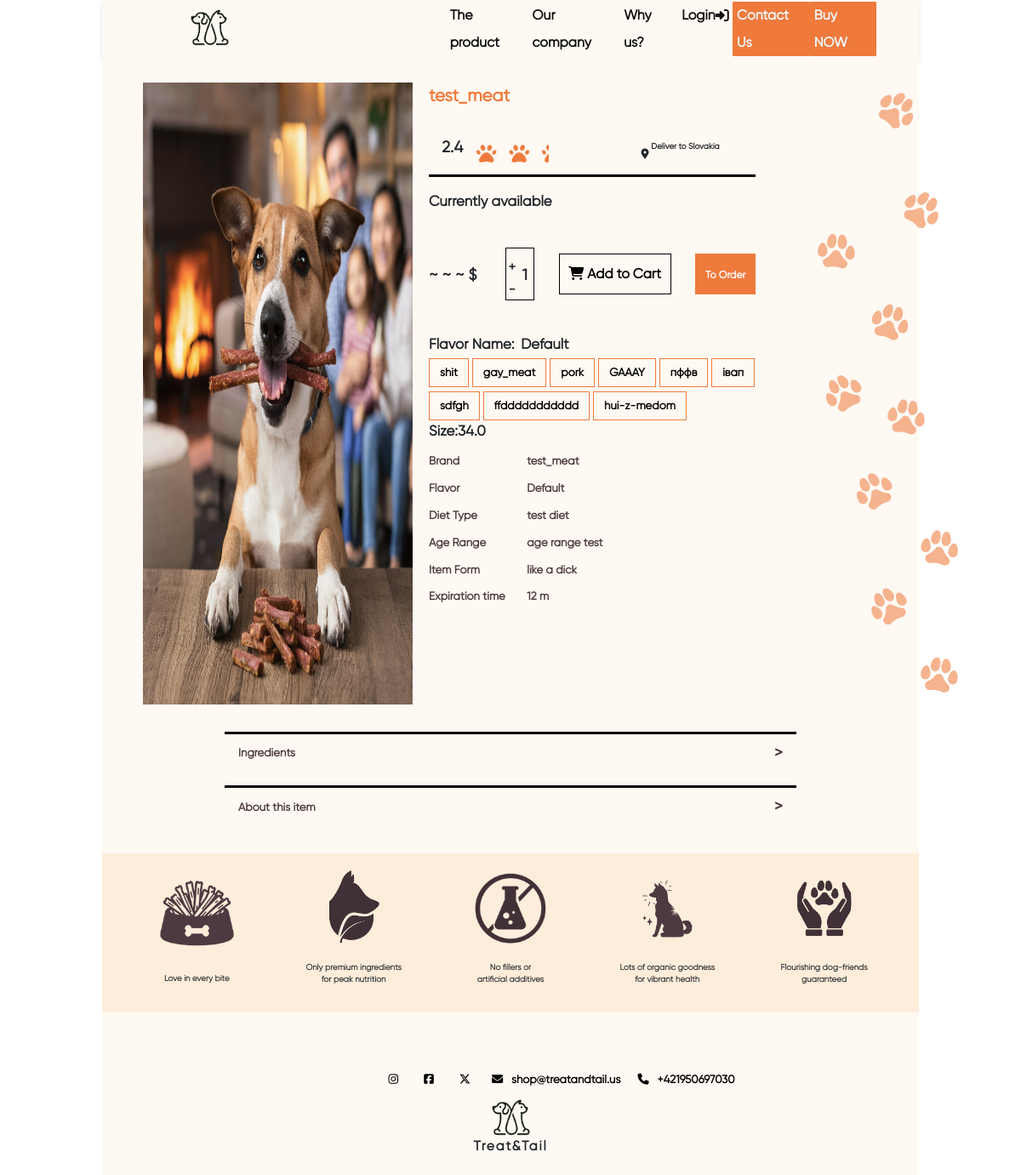
Page /products/test-meat/ on the committed database.
### shop/models.py (models this page shows, shortened)
class Product(models.Model):
    name = models.CharField(max_length=255, verbose_name="Product Name")
    name_eng = models.CharField(max_length=255, verbose_name="Product Name (English)", blank=True, null=True)
    description = models.TextField(verbose_name="Description", blank=True, null=True)
    ingredients = models.TextField(verbose_name="Ingredients", blank=True, null=True)
    slug = models.SlugField(unique=True)
    article = models.CharField(max_length=50, verbose_name="Article")
    image = models.ImageField(upload_to="products/", verbose_name="Product Image", blank=True, null=True)
    aviable_num = models.IntegerField(verbose_name="Available Quantity", default=0)
    weight = models.FloatField(verbose_name="Weight (kg)", blank=True, null=True)
    sale = models.IntegerField(verbose_name="Discount Percentage", blank=True, null=True)
    diet_type = models.CharField(max_length=100, verbose_name="Diet Type", blank=True, null=True)
    age_range = models.CharField(max_length=100, verbose_name="Age Range", blank=True, null=True)
    item_form = models.CharField(max_length=50, verbose_name="Item Form", blank=True, null=True)
    width = models.FloatField(verbose_name="Width (cm)", blank=True, null=True)
    height = models.FloatField(verbose_name="Height (cm)", blank=True, null=True)
    expiration_months = models.IntegerField(verbose_name="Months to Expiration", blank=True, null=True)
    tags = models.ManyToManyField("Tag", verbose_name="Tags", blank=True)
    created_at = models.DateTimeField(auto_now_add=True, verbose_name="Created At")
    updated_at = models.DateTimeField(auto_now=True, verbose_name="Updated At")
    rating = models.DecimalField(
        max_digits=3,
        decimal_places=1,
        null=True,
        blank=True,
        verbose_name="Rating (0-5)")
    class Meta:
        verbose_name = "Product"
        verbose_name_plural = "Products"

class ProductFlavor(models.Model):
    product = models.ForeignKey(Product, on_delete=models.CASCADE, related_name="flavors", verbose_name="Product")
    flavor_name = models.CharField(max_length=100, verbose_name="Flavor Name")
    price = models.DecimalField(max_digits=10, decimal_places=2, verbose_name="Flavor Price")
    class Meta:
        verbose_name = "Product Flavor"
        verbose_name_plural = "Product Flavors"

### shop/views.py (the view)
# urls.py: path('products/<slug:slug>/', ProductDetailView.as_view(), name='product_detail'),
class ProductDetailView(DetailView):
    model = Product
    template_name = 'shop/pages/buy.html'
    def get_context_data(self, **kwargs):
        context = super().get_context_data(**kwargs)
        product = self.object
        qty = self.kwargs.get('qty', 1)
        try:
            quantity = int(qty)
            if quantity < 1:
                quantity = 1  # Ensure quantity is at least 1
        except ValueError:
            quantity = 1  # Fallback if qty is not an integer
        context['quantity'] = quantity
        rating_percentage = (product.rating / 5) * 100 if product.rating else 0
        context['rating_percentage'] = rating_percentage
        context['flavors'] = product.flavors.all()
        context['in_stock'] = product.aviable_num > 0
        return context

### shop/templates/shop/pages/buy.html (shortened to what this page needs)
{% load static %}
<!DOCTYPE html>
<html lang="en">
<head>
    <link href="https://cdn.jsdelivr.net/npm/bootstrap@5.3.1/dist/css/bootstrap.min.css" rel="stylesheet"
>
    <link rel="stylesheet" href="{% static 'assets/css/general.css' %}">
    <link rel="stylesheet" href="{% static 'assets/css/navbarstyle.css' %}">
    <link rel="stylesheet" href="{% static 'assets/css/footerstyle.css' %}">
    <link rel="stylesheet" href="{% static 'assets/css/infoblockstyle.css' %}">
    <link rel="stylesheet" href="{% static 'assets/css/buy.css' %}">
</head>
<body>
    <div id="Wrapper">
        {% include 'shop/modules/_cap.html' %}
        <div id="ProductSection">
            <div id="ProductPhoto">
                <img src="{{ product.image.url }}" alt="{{ product.name }}">
            </div>
            <div id="UI">
                <div id="ProductTitle">
                    <p>{{ product.name }}</p>
                </div>
                <div id="RateDeliverRow">
                    <div id="RateNumeric">
                        <p>{{ product.rating|default:"4.8" }}</p>
                    </div>
                    <div class="rating_block">
                        <img src="{% static 'assets/img/rating.png' %}" alt="Rating">
                    </div>
                    <div id="DeliverTo">
                        <i class="fa-solid fa-location-dot"></i>
                        <p>Deliver to Slovakia</p>
                    </div>
                </div>
                <div id="Available">
                    {% if product.aviable_num > 0 %}
                        Currently available
                    {% else %}
                        Out of stock
                    {% endif %}
                </div>
                <div id="OrderRow">
                    <div id="Cost">
                        <span id="Num">~~~</span><span>$</span>
                    </div>
                    <div id="QuantBox">
                        <div id="PM">
                            <div id="Plus">
                                <p>+</p>
                            </div>
                            <div id="Minus">
                                <p>-</p>
                            </div>
                        </div>
                        <div id="Quant">{{ quantity }}</div>
                    </div>
                    <button id="addToCart"  value="{{ product.id }}" class="add-to-cart-btn">
                        <span><i class="fa-solid fa-cart-shopping"></i> Add to Cart</span>
                    </button>
                    <button class="to-order" id="ToOrderProduct" value="{{ product.id }}">
                        <span>To Order</span>
                    </button>
                </div>
                <div id="NameSizeVertical">
                    <div id="FlavorName">
                        <span>Flavor Name:</span>
                        <span id="SelectedFlavor" class="Flavor">Default</span>
                    </div>
                    <div id="FlavorBox">
                        {% for flavor in flavors %}
                        <div class="FlavorPicker"
                             data-flavor-id="{{ flavor.id }}"
                             data-flavor-name="{{ flavor.flavor_name }}"
                             data-price="{{ flavor.price }}">
                            {{ flavor.flavor_name }}
                        </div>
                        {% endfor %}
                    </div>
                    <div id="Size">
                        <span>Size:</span>
                        <span id="SizeNum">{{ product.weight }}</span>
                    </div>
                </div>
                <div id="Characteristics">
                    <table>
                        <tr>
                            <td>Brand</td>
                            <td>{{ product.name }}</td>
                        </tr>
                        <tr>
                            <td>Flavor</td>
                            <td id="SelectedFlavorInTable">Default</td>
                        </tr>
                        <tr>
                            <td>Diet Type</td>
                            <td>{{ product.diet_type }}</td>
                        </tr>
                        <tr>
                            <td>Age Range</td>
                            <td>{{ product.age_range }}</td>
                        </tr>
                        <tr>
                            <td>Item Form</td>
                            <td>{{ product.item_form }}</td>
                        </tr>
                        <tr>
                            <td>Expiration time</td>
                            <td>{{ product.expiration_months }} m</td>
                        </tr>
                    </table>
                </div>
            </div>
            <div class="paws_array">
                <img src="{% static 'assets/img/paw_array.png' %}" alt="">
            </div>
        </div>
        <div class="additional-info">
            <div id="toggleSection">
                <div class="toggle-item">
                    <button class="toggle-button">
                        Ingredients
                        <span class="toggle-icon">&gt;</span>
                    </button>
                </div>
                <div class="toggle-item">
                    <button class="toggle-button">
                        About this item
                        <span class="toggle-icon">&gt;</span>
                    </button>
                </div>
            </div>
        </div>
        {% include 'shop/modules/_features.html' %}
        {% include 'shop/modules/_footer.html' %}
    </div>
</body>
</html>

### static/assets/css/general.css (style rules this page uses)
* { padding: 0; margin: 0; font-family: "Gilroy", sans-serif; font-weight: 700; box-sizing: border-box; }
body { background-color: #FEF9F3; background-color: rgba(39, 34, 34, 0); }
#Wrapper { min-height: 100vh; width: 80vw; margin: 0 auto; }

### static/assets/css/footerstyle.css (style rules this page uses)
html, body { height: 100%; margin: 0; }
#Wrapper { display: flex; flex-direction: column; min-height: 100vh; }

### static/assets/css/buy.css (style rules this page uses)
#Header, #ProductSection { background-color: rgba(254, 249, 243, 1); }
#ProductSection { padding-top: 3%; }
div.toggle-item:nth-child(1) > button:nth-child(1), div.toggle-item:nth-child(2) > button:nth-child(1) { font-size: 1.1Vw; font-weight: 1000 !important; }
#ProductSection, #ProductSection div { display: flex; }
#ProductSection { width: 100%; }
#ProductPhoto { width: 40%; padding-left: 5%; padding-right: 2%; }
#ProductPhoto img { width: 100%; }
#UI { width: 40%; display: flex; flex-direction: column; }
#ProductTitle { color:rgba(239, 122, 59, 1); font-size: 1.7vw; white-space-collapse: preserve-breaks; }
#RateDeliverRow { justify-content: space-between; width: 100%; font-size: 1.55vw; border-bottom: 3px solid black; padding-bottom: 0.7%; margin-top: 4%; align-items: center; }
#DeliverTo { font-size: 1vw; align-items: center; width: 35%; }
#DeliverTo p { font-size: 0.8vw; margin-left: 2%; }
#RateNumeric { margin-left: 4%; }
#Available { margin-top: 4%; font-size: 1.4vw; }
#OrderRow { display: flex; flex-direction: row; justify-content: space-between; align-items: center; margin-top: 3%; }
.add-to-cart-btn { padding: 0.9vw; border: solid 1px black; background-color: transparent; }
#QuantBox * { padding: 4px !important; }
#ToOrderProduct > span:nth-child(1) { font-size: 1vw !important; }
#Cost { letter-spacing: 0.4vw; font-size: 1.5vw; }
#QuantBox { display: flex; flex-direction: row; align-items: center; border: 1px solid black; height: 50%; font-size: 1.5vw; width: 9%; }
#PM { display: flex; flex-direction: column; align-items: center; font-size: 1.3vw; width: 30%; text-align: center; box-sizing: border-box; height: 100%; margin-bottom: 10%; margin-left: 7%; }
#Plus, #Minus { height: 50%; display: flex; flex-direction: column; justify-content: space-around; text-align: center; align-items: center; align-content: center; cursor: pointer; }
#Plus { padding-top: 5px; }
#Quant { width: 70%; text-align: center; align-items: center; align-content: center; display: flex; justify-content: space-around; }
#NameSizeVertical { display: flex; flex-direction: column; justify-content: space-between; margin-top: 2%; font-size: 1.4vw; }
.Flavor { font-weight: bold; }
#FlavorBox { display: flex; flex-wrap: wrap; gap: 5px; row-gap: 5px !important; justify-content: flex-start; margin-top: 1%; }
#ToOrderProduct { padding: 0.9vw; border-radius: 0; border: solid 1px #ee7a3c; background-color: #ee7a3c; color: white; font-size: 16px !important; }
#FlavorName .Flavor { margin-left: 2%; }
.rating_block { position: relative; width: 100%; max-width: 200px; height: auto; }
.rating_block img { display: block; width: 100%; height: auto; position: relative; z-index: 2; }
#FlavorBox { display: flex; gap: 1%; margin-top: 1%; }
.FlavorPicker { padding: 0.5vw 1vw; border: 1px solid #ee7a3c; background-color: transparent; color: black; font-size: 1.1vw; cursor: pointer; text-align: center; font-weight: bold; box-shadow: none; transition: all 0.3s ease; }
#Characteristics table { width: 100%; margin-top: 2%; border-collapse: collapse; font-size: 1.1vw; }
#Characteristics td { padding: 0.5vw 0; color: #4b3b40; vertical-align: top; }
#Characteristics td:first-child { font-weight: bold; width: 30%; }
#Characteristics td:last-child { text-align: left; width: 70%; }
#toggleSection { display: flex; flex-direction: column; gap: 1rem; width: 70%; margin: 2rem auto; background-color: #fef9f3; }
.toggle-item { width: 100%; position: relative; background-color: #fef9f3; border-top: 3px solid black; }
.toggle-button { padding: 0.5rem 1rem; font-size: 1rem; width: 100%; text-align: left; background-color: transparent; color: #4b3b40; border: none; cursor: pointer; display: flex; justify-content: space-between; align-items: center; }
.toggle-icon { font-size: 1.2rem; transition: transform 0.3s ease; }
.additional-info { background-color: #fef9f3; }
.paws_array > img:nth-child(1) { margin-left: 35%; }

### rows in the picture
Product: image (picture), name "test_meat", rating "2.4", weight "34.0", diet_type "test diet", age_range "age range test", item_form "like a dick", expiration_months "12"
ProductFlavor: flavor_name "shit"
ProductFlavor: flavor_name "gay_meat"
ProductFlavor: flavor_name "pork"
ProductFlavor: flavor_name "GAAAY"
ProductFlavor: flavor_name "пффв"
ProductFlavor: flavor_name "івап"
ProductFlavor: flavor_name "sdfgh"
ProductFlavor: flavor_name "ffddddddddddd"
ProductFlavor: flavor_name "hui-z-medom"

### other values in the picture
{{ quantity }} "1"
